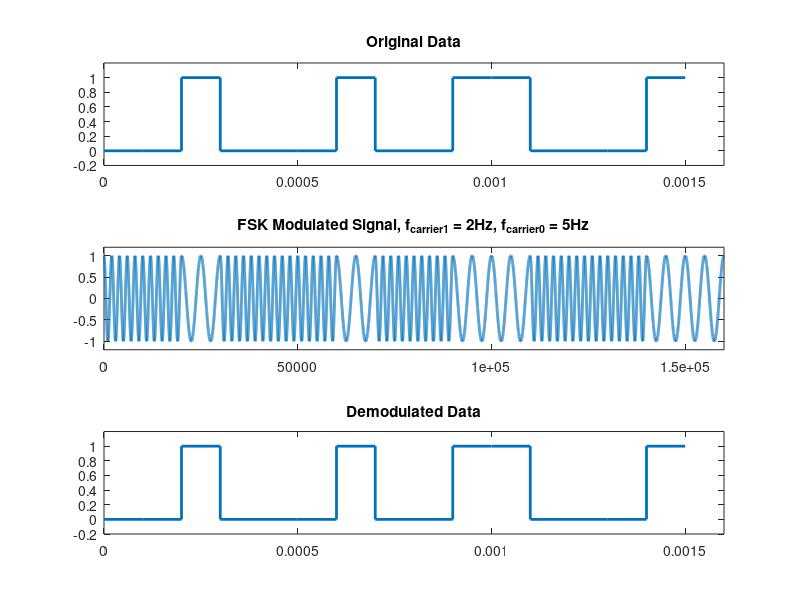

This figure's MATLAB source:
% Time vector
f_sample = 10000;
bit_duration = 1;
t = 0:1/f_sample:bit_duration-1/f_sample;

% Parameters
num_of_bytes = 2;
f_carrier_1 = 2;
f_carrier_0 = 5;

%data = [0, 1, 1, 0, 1, 0, 0, 1];
data = randi([0 1], 1, (8*num_of_bytes));
bit_period = f_sample/length(data);

%       Modulation
fsk_signal = [];
for bit = data
    if bit == 1
        fsk_signal = [fsk_signal cos(2*pi*f_carrier_1*t)];
    else
        fsk_signal = [fsk_signal cos(2*pi*f_carrier_0*t)];
    end
end

%       Demodulation
fsk_demod = [];
for k = 1:(8*num_of_bytes)
    % Extracting one bit duration from the modulated signal
    bit_data_signal = fsk_signal((k-1)*length(t)+1:k*length(t));

    % Correlating with cosine of both frequencies
    corr_1 = sum(bit_data_signal .* cos(2*pi*f_carrier_1*t));
    corr_0 = sum(bit_data_signal .* cos(2*pi*f_carrier_0*t));

    % Decision making
    if corr_1 > corr_0
        fsk_demod = [fsk_demod 1];
    else
        fsk_demod = [fsk_demod 0];
    end
end

%       Grapg plot
figure;
subplot(3,1,1);
stairs(t(1:length(data)), data, 'LineWidth', 2);
title('Original Data');
xlim([0, length(data)/f_sample])
ylim([-0.2 1.2]);

subplot(3,1,2);
plot(fsk_signal, 'LineWidth', 2);
title(['FSK Modulated Signal, f_{carrier1} = ', num2str(f_carrier_1), 'Hz, f_{carrier0} = ', num2str(f_carrier_0), 'Hz']);
xlim([0, length(data)*f_sample])
ylim([-1.2 1.2]);

subplot(3,1,3);
stairs(t(1:length(fsk_demod)), fsk_demod, 'LineWidth', 2);
title('Demodulated Data');
xlim([0, length(data)/f_sample])
ylim([-0.2 1.2]);





